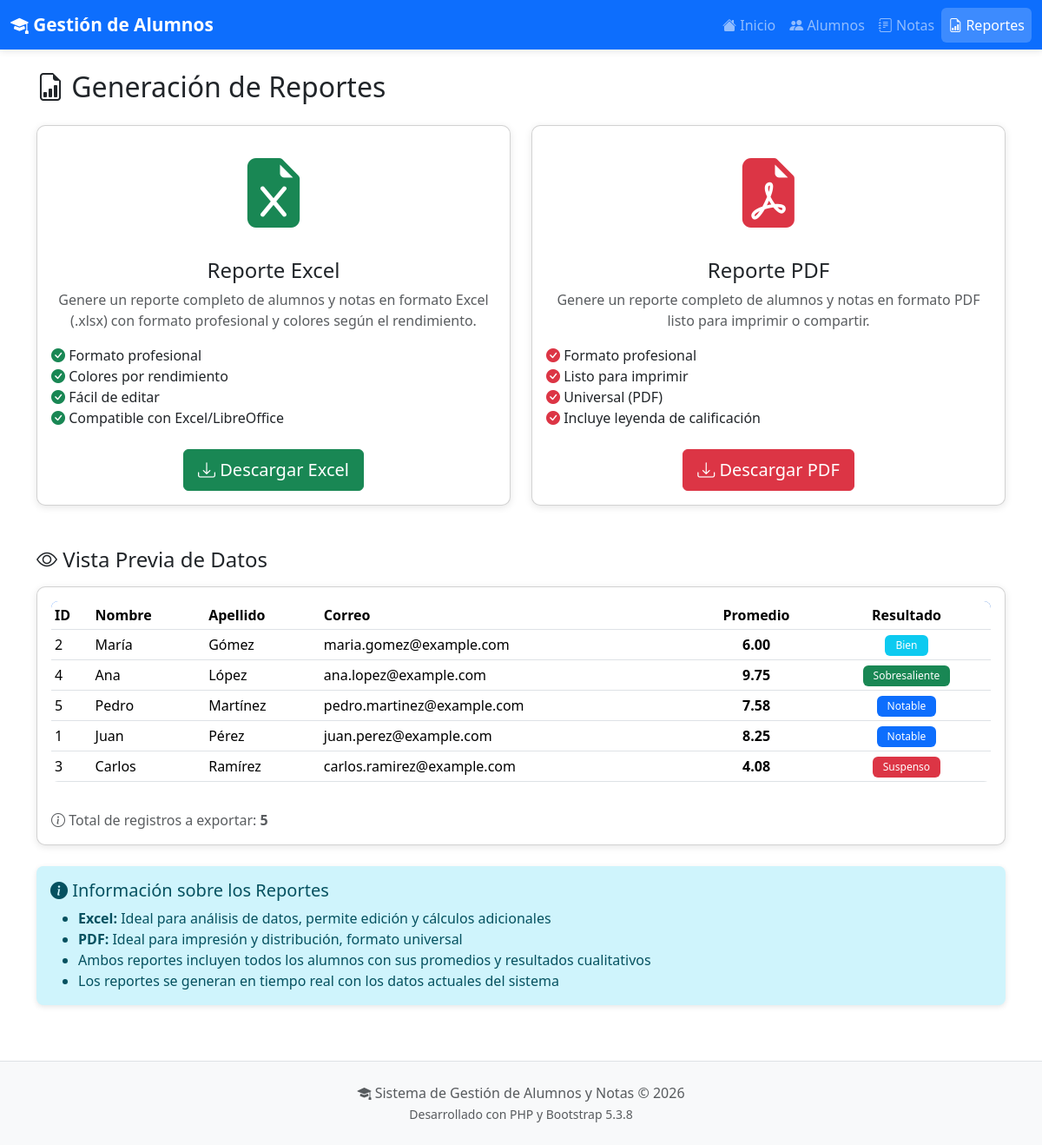
The app's page /reportes.php with its own data.
### tables this page shows
CREATE TABLE IF NOT EXISTS alumno (
    id INT AUTO_INCREMENT PRIMARY KEY,
    nombre VARCHAR(50) NOT NULL,
    apellido VARCHAR(50) NOT NULL,
    correo VARCHAR(100) UNIQUE NOT NULL,
    created_at TIMESTAMP DEFAULT CURRENT_TIMESTAMP,
    updated_at TIMESTAMP DEFAULT CURRENT_TIMESTAMP ON UPDATE CURRENT_TIMESTAMP,
    INDEX idx_apellido (apellido),
    INDEX idx_correo (correo)
);

### src/controllers/ReporteController.php (called while the page is built, shortened)
<?php
require_once __DIR__ . '/../models/Nota.php';
class ReporteController
{
    private $notaModel;
    public function __construct()
    {
        $this->notaModel = new Nota();
    }
    public function index()
    {
        $alumnos = $this->notaModel->getAllAlumnosConPromedio();
        require_once __DIR__ . '/../views/reportes/index.php';
    }
}

### config/database.php (called while the page is built, shortened)
<?php
class Database
{
    private static $instance = null;
    private $connection;
    private $host = "localhost";
    private $username = "root";
    private $password = "";
    private $database = "gestion_alumnos";
    private $charset = "utf8mb4";
    private function __construct()
    {
        try {
            $dsn = "mysql:host={$this->host};dbname={$this->database};charset={$this->charset}";
            $options = [
                PDO::ATTR_ERRMODE => PDO::ERRMODE_EXCEPTION,
                PDO::ATTR_DEFAULT_FETCH_MODE => PDO::FETCH_ASSOC,
                PDO::ATTR_EMULATE_PREPARES => false,
            ];
            $this->connection = new PDO($dsn, $this->username, $this->password, $options);
        } catch (PDOException $e) {
            die("Error de conexión a la base de datos: " . $e->getMessage());
        }
    }
    public static function getInstance()
    {
        if (self::$instance === null) {
            self::$instance = new self();
        }
        return self::$instance;
    }
    public function getConnection()
    {
        return $this->connection;
    }
}

### src/models/Nota.php (called while the page is built, shortened)
<?php
require_once __DIR__ . '/../../config/database.php';
class Nota
{
    public $db;
    public function __construct()
    {
        $this->db = Database::getInstance()->getConnection();
    }
    public function getResultadoCualitativo($promedio)
    {
        if ($promedio <= RANGO_SUSPENSO) {
            return 'Suspenso';
        } elseif ($promedio <= RANGO_BIEN) {
            return 'Bien';
        } elseif ($promedio <= RANGO_NOTABLE) {
            return 'Notable';
        } else {
            return 'Sobresaliente';
        }
    }
    public function getBadgeClass($resultado)
    {
        switch ($resultado) {
            case 'Sobresaliente':
                return 'bg-success';
            case 'Notable':
                return 'bg-primary';
            case 'Bien':
                return 'bg-info';
            case 'Suspenso':
                return 'bg-danger';
        }
    }
    public function getAllAlumnosConPromedio()
    {
        try {
            $stmt = $this->db->query(
                "SELECT a.id, a.nombre, a.apellido, a.correo,
                        AVG(n.valor) as promedio,
                        COUNT(n.id) as total_notas
                 FROM alumno a
                 LEFT JOIN nota n ON a.id = n.alumno_id
                 GROUP BY a.id, a.nombre, a.apellido, a.correo
                 ORDER BY a.apellido, a.nombre"
            );
            $alumnos = $stmt->fetchAll();
            foreach ($alumnos as &$alumno) {
                $alumno['promedio'] = $alumno['promedio'] !== null ? round($alumno['promedio'], 2) : null;
                $alumno['resultado'] = $this->getResultadoCualitativo($alumno['promedio']);
            }
            return $alumnos;
        } catch (PDOException $e) {
            error_log("Error en getAllAlumnosConPromedio: " . $e->getMessage());
            return [];
        }
    }
}

### src/views/reportes/index.php (the view, shortened to what this page needs)
<?php
require_once __DIR__ . '/../layouts/header.php';
?>
<h2 class="mb-4"><i class="bi bi-file-earmark-bar-graph"></i> Generación de Reportes</h2>
<div class="row g-4">
    <div class="col-md-6">
        <div class="card h-100">
            <div class="card-body text-center">
                <i class="bi bi-file-earmark-excel-fill text-success" style="font-size: 5rem;"></i>
                <h4 class="card-title mt-3">Reporte Excel</h4>
                <p class="card-text text-muted">
                    Genere un reporte completo de alumnos y notas en formato Excel (.xlsx)
                    con formato profesional y colores según el rendimiento.
                </p>
                <ul class="list-unstyled text-start mb-4">
                    <li><i class="bi bi-check-circle-fill text-success"></i> Formato profesional</li>
                    <li><i class="bi bi-check-circle-fill text-success"></i> Colores por rendimiento</li>
                    <li><i class="bi bi-check-circle-fill text-success"></i> Fácil de editar</li>
                    <li><i class="bi bi-check-circle-fill text-success"></i> Compatible con Excel/LibreOffice</li>
                </ul>
                <a href="reportes.php?action=excel" class="btn btn-success btn-lg">
                    <i class="bi bi-download"></i> Descargar Excel
                </a>
            </div>
        </div>
    </div>
    <div class="col-md-6">
        <div class="card h-100">
            <div class="card-body text-center">
                <i class="bi bi-file-earmark-pdf-fill text-danger" style="font-size: 5rem;"></i>
                <h4 class="card-title mt-3">Reporte PDF</h4>
                <p class="card-text text-muted">
                    Genere un reporte completo de alumnos y notas en formato PDF
                    listo para imprimir o compartir.
                </p>
                <ul class="list-unstyled text-start mb-4">
                    <li><i class="bi bi-check-circle-fill text-danger"></i> Formato profesional</li>
                    <li><i class="bi bi-check-circle-fill text-danger"></i> Listo para imprimir</li>
                    <li><i class="bi bi-check-circle-fill text-danger"></i> Universal (PDF)</li>
                    <li><i class="bi bi-check-circle-fill text-danger"></i> Incluye leyenda de calificación</li>
                </ul>
                <a href="reportes.php?action=pdf" class="btn btn-danger btn-lg">
                    <i class="bi bi-download"></i> Descargar PDF
                </a>
            </div>
        </div>
    </div>
</div>
<?php if (!empty($alumnos)): ?>
    <div class="mt-5">
        <h4 class="mb-3"><i class="bi bi-eye"></i> Vista Previa de Datos</h4>
        <div class="card">
            <div class="card-body">
                <div class="table-responsive">
                    <table class="table table-sm table-hover align-middle">
                        <thead>
                            <tr>
                                <th>ID</th>
                                <th>Nombre</th>
                                <th>Apellido</th>
                                <th>Correo</th>
                                <th class="text-center">Promedio</th>
                                <th class="text-center">Resultado</th>
                            </tr>
                        </thead>
                        <tbody>
                            <?php foreach ($alumnos as $alumno): ?>
                                <tr>
                                    <td><?php echo htmlspecialchars($alumno['id']); ?></td>
                                    <td><?php echo htmlspecialchars($alumno['nombre']); ?></td>
                                    <td><?php echo htmlspecialchars($alumno['apellido']); ?></td>
                                    <td><?php echo htmlspecialchars($alumno['correo']); ?></td>
                                    <td class="text-center">
                                        <?php if ($alumno['promedio'] !== null): ?>
                                            <strong><?php echo number_format($alumno['promedio'], 2); ?></strong>
                                        <?php else: ?>
                                            <span class="text-muted">-</span>
                                        <?php endif; ?>
                                    </td>
                                    <td class="text-center">
                                        <span class="badge <?php echo $alumno['badge_class']; ?>">
                                            <?php echo htmlspecialchars($alumno['resultado']); ?>
                                        </span>
                                    </td>
                                </tr>
                            <?php endforeach; ?>
                        </tbody>
                    </table>
                </div>
                <div class="mt-3 text-muted">
                    <i class="bi bi-info-circle"></i> Total de registros a exportar:
                    <strong><?php echo count($alumnos); ?></strong>
                </div>
            </div>
        </div>
    </div>
<?php endif; ?>
<div class="mt-4">
    <div class="alert alert-info">
        <h5><i class="bi bi-info-circle-fill"></i> Información sobre los Reportes</h5>
        <ul class="mb-0">
            <li><strong>Excel:</strong> Ideal para análisis de datos, permite edición y cálculos adicionales</li>
            <li><strong>PDF:</strong> Ideal para impresión y distribución, formato universal</li>
            <li>Ambos reportes incluyen todos los alumnos con sus promedios y resultados cualitativos</li>
            <li>Los reportes se generan en tiempo real con los datos actuales del sistema</li>
        </ul>
    </div>
</div>
<?php require_once __DIR__ . '/../layouts/footer.php'; ?>

### public/assets/css/custom.css (style rules this page uses)
:root { --primary-color: #0d6efd; --success-color: #198754; --danger-color: #dc3545; --warning-color: #ffc107; --info-color: #0dcaf0; --dark-color: #212529; --light-color: #f8f9fa; }
body { min-height: 100vh; display: flex; flex-direction: column; }
.card { border-radius: 10px; box-shadow: 0 2px 8px rgba(0, 0, 0, 0.1); transition: transform 0.2s, box-shadow 0.2s; }
.table { background: white; border-radius: 8px; overflow: hidden; }
.table thead { background: linear-gradient(135deg, #0d6efd, #0a58ca); color: white; }
.table tbody tr { transition: background-color 0.2s; }
.btn { border-radius: 6px; padding: 8px 16px; font-weight: 500; transition: all 0.2s; }
.badge { padding: 6px 12px; font-weight: 500; border-radius: 6px; }
.alert { border-radius: 8px; border: none; box-shadow: 0 2px 6px rgba(0, 0, 0, 0.1); }
.fade-in { animation: fadeIn 0.3s ease-in; }

### records on screen
alumno: id "2", nombre "María", apellido "Gómez", correo "maria.gomez@example.com", promedio "6.00", resultado "Bien"
alumno: id "4", nombre "Ana", apellido "López", correo "ana.lopez@example.com", promedio "9.75", resultado "Sobresaliente"
alumno: id "5", nombre "Pedro", apellido "Martínez", correo "pedro.martinez@example.com", promedio "7.58", resultado "Notable"
alumno: id "1", nombre "Juan", apellido "Pérez", correo "juan.perez@example.com", promedio "8.25", resultado "Notable"
alumno: id "3", nombre "Carlos", apellido "Ramírez", correo "carlos.ramirez@example.com", promedio "4.08", resultado "Suspenso"

### other values on screen
count($alumnos) "5"
